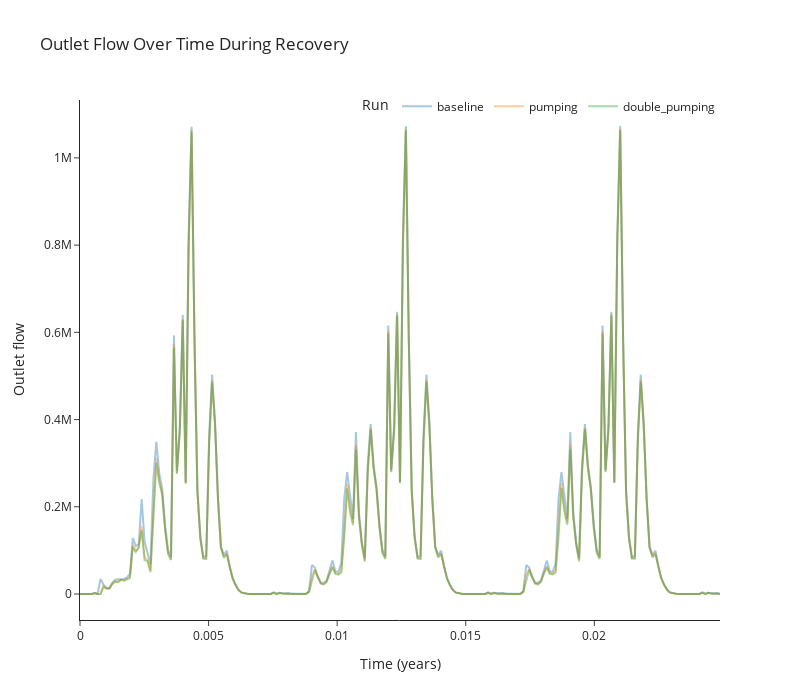

Notebook code for this chart:
### Code cell
utils.plot_variable_for_each_run("outlet_flow", runs, y_label="Outlet flow", 
                                 y_scale=1, title="Outlet Flow Over Time During Recovery")

### Figure 1 — Plotly figure (JSON) as saved in the notebook; plotly's stock layout.template omitted (floating-point values rounded to 4 significant figures; data arrays with more than 128 entries replaced by an {"elided": "..."} marker saying what was removed)
{"data": [{"hovertemplate": "Run=baseline<br>time=%{x}<br>outlet_flow=%{y}<extra></extra>", "legendgroup": "baseline", "line": {"color": "#1F77B4", "dash": "solid"}, "marker": {"symbol": "circle"}, "mode": "lines", "name": "baseline", "opacity": 0.4, "orientation": "h", "showlegend": true, "type": "scatter", "x": {"elided": "219 float values"}, "xaxis": "x", "y": {"elided": "219 float values"}, "yaxis": "y"}, {"hovertemplate": "Run=pumping<br>time=%{x}<br>outlet_flow=%{y}<extra></extra>", "legendgroup": "pumping", "line": {"color": "#FF7F0E", "dash": "solid"}, "marker": {"symbol": "circle"}, "mode": "lines", "name": "pumping", "opacity": 0.4, "orientation": "h", "showlegend": true, "type": "scatter", "x": {"elided": "219 float values"}, "xaxis": "x", "y": {"elided": "219 float values"}, "yaxis": "y"}, {"hovertemplate": "Run=double_pumping<br>time=%{x}<br>outlet_flow=%{y}<extra></extra>", "legendgroup": "double_pumping", "line": {"color": "#2CA02C", "dash": "solid"}, "marker": {"symbol": "circle"}, "mode": "lines", "name": "double_pumping", "opacity": 0.4, "orientation": "h", "showlegend": true, "type": "scatter", "x": {"elided": "219 float values"}, "xaxis": "x", "y": {"elided": "219 float values"}, "yaxis": "y"}], "layout": {"height": 700, "legend": {"orientation": "h", "title": {"text": "Run"}, "tracegroupgap": 0, "x": 1, "xanchor": "right", "y": 0.96, "yanchor": "bottom"}, "showlegend": true, "title": {"text": "Outlet Flow Over Time During Recovery"}, "width": 800, "xaxis": {"anchor": "y", "domain": [0, 1], "title": {"text": "Time (years)"}}, "yaxis": {"anchor": "x", "domain": [0, 1], "title": {"text": "Outlet flow"}}}}
